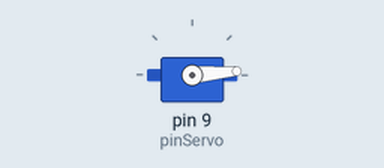
Recording of a sketch running on a simulated Arduino Uno, built with avr-gcc and run on an emulated ATmega328P. Parts: servo.

Above: at 0.05 s.
At 3.85 s:
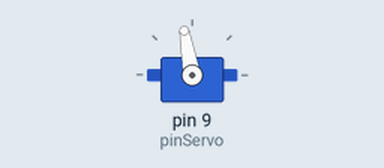
At 7.65 s:
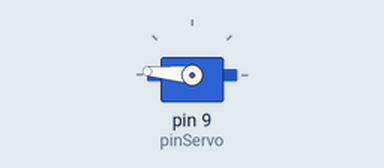
At 15.35 s:
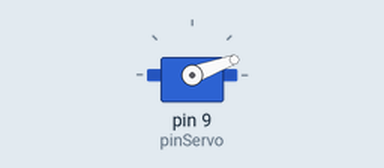
Timing chart, 0 to 23.4 s (numbered marks = the images above):
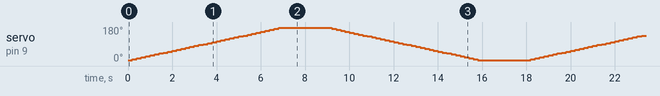

The sketch:

ej06.ino
```cpp
/*
  Ejemplo del uso del servomotor controlando giro a la izquierda y giro a la derecha
  utilizando el ATMEGA328P

  Curso Esc. Sec. Tec. 54
*/

#include <Servo.h>

const byte pinServo = 9;
Servo cortinero;

void setup() {
  // put your setup code here, to run once:
  Serial.begin(9600);
  cortinero.attach(pinServo);
  //cortinero.write(90);
}

void loop() {
  // put your main code here, to run repeatedly:
  int giro;
  for(giro = 5; giro <= 175; giro=giro+5){
    cortinero.write(giro);
    delay(200);  // 20 milisegundos es el valor mínimo
  }
  delay(2000);
  for(giro = 175; giro >= 5; giro=giro-5){
    cortinero.write(giro);
    delay(200);  // 20 milisegundos es el valor mínimo
  }
  delay(2000);
}
```
